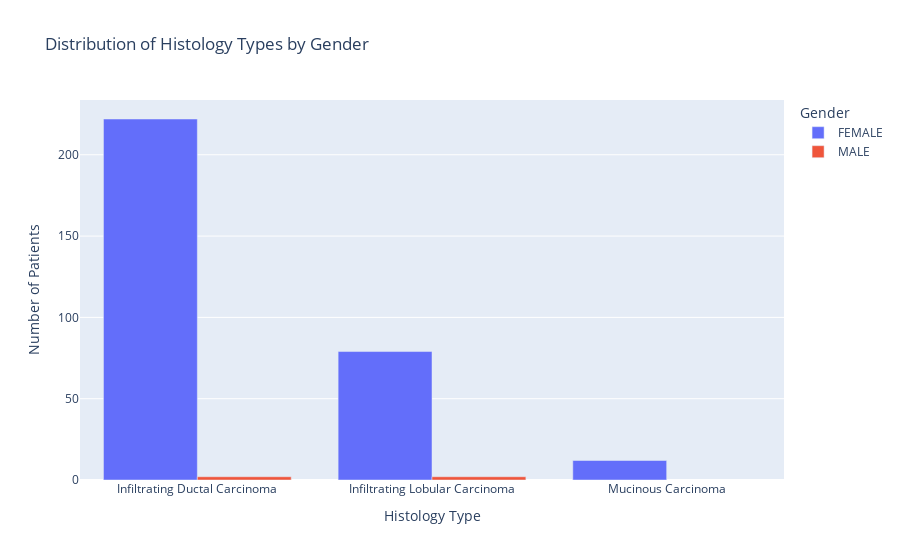

The cell this chart's notebook holds for it:
### Code cell
histology_gender_counts = breast_cancer_df.groupby(['Gender', 'Histology']).size().reset_index(name='Count')

fig4 = px.bar(histology_gender_counts, x='Histology', y='Count', color='Gender', title='Distribution of Histology Types by Gender',barmode='group',labels={'Histology': 'Histology Type', 'Count': 'Number of Patients'})
fig4.show()

### Figure 1 — Plotly figure (JSON) as saved in the notebook; plotly's stock layout.template omitted (floating-point values rounded to 4 significant figures)
{"data": [{"alignmentgroup": "True", "hovertemplate": "Gender=FEMALE<br>Histology Type=%{x}<br>Number of Patients=%{y}<extra></extra>", "legendgroup": "FEMALE", "marker": {"color": "#636efa", "pattern": {"shape": ""}}, "name": "FEMALE", "offsetgroup": "FEMALE", "orientation": "v", "showlegend": true, "textposition": "auto", "type": "bar", "x": ["Infiltrating Ductal Carcinoma", "Infiltrating Lobular Carcinoma", "Mucinous Carcinoma"], "xaxis": "x", "y": [222, 79, 12], "yaxis": "y"}, {"alignmentgroup": "True", "hovertemplate": "Gender=MALE<br>Histology Type=%{x}<br>Number of Patients=%{y}<extra></extra>", "legendgroup": "MALE", "marker": {"color": "#EF553B", "pattern": {"shape": ""}}, "name": "MALE", "offsetgroup": "MALE", "orientation": "v", "showlegend": true, "textposition": "auto", "type": "bar", "x": ["Infiltrating Ductal Carcinoma", "Infiltrating Lobular Carcinoma"], "xaxis": "x", "y": [2, 2], "yaxis": "y"}], "layout": {"barmode": "group", "legend": {"title": {"text": "Gender"}, "tracegroupgap": 0}, "title": {"text": "Distribution of Histology Types by Gender"}, "xaxis": {"anchor": "y", "domain": [0, 1], "title": {"text": "Histology Type"}}, "yaxis": {"anchor": "x", "domain": [0, 1], "title": {"text": "Number of Patients"}}}}
